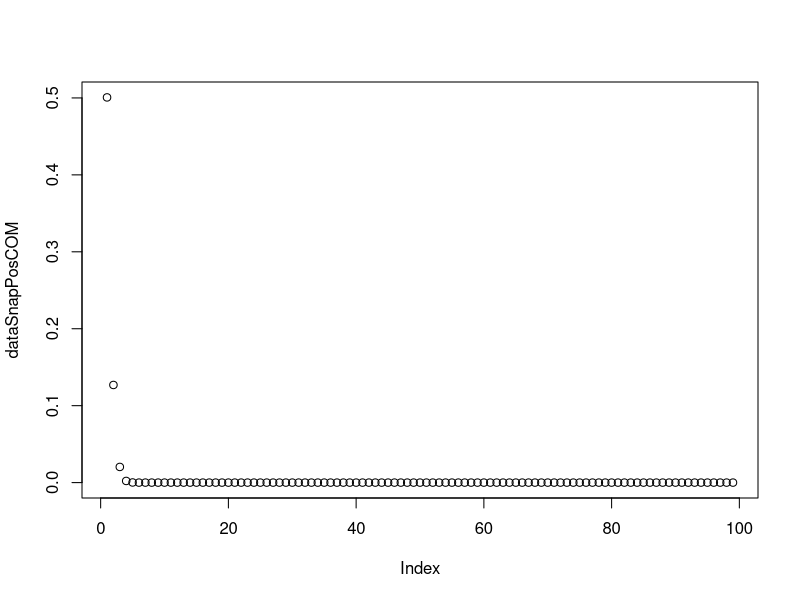
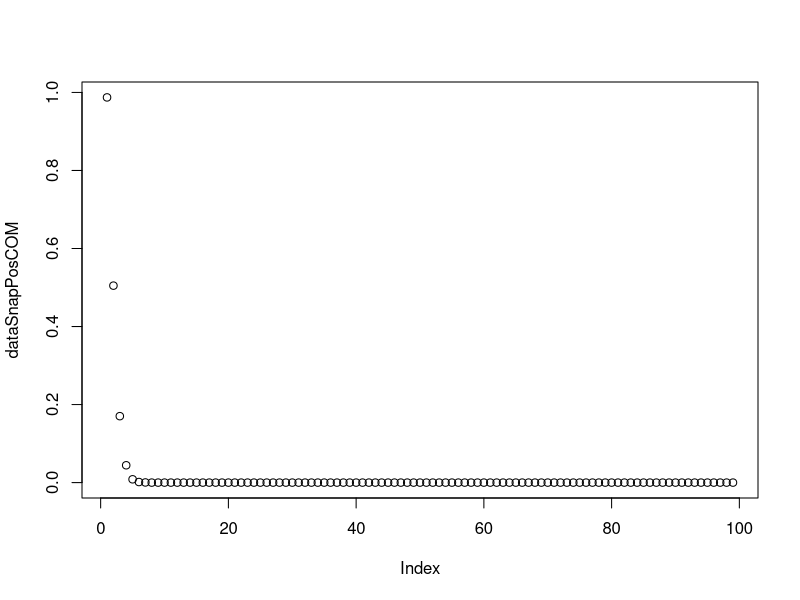
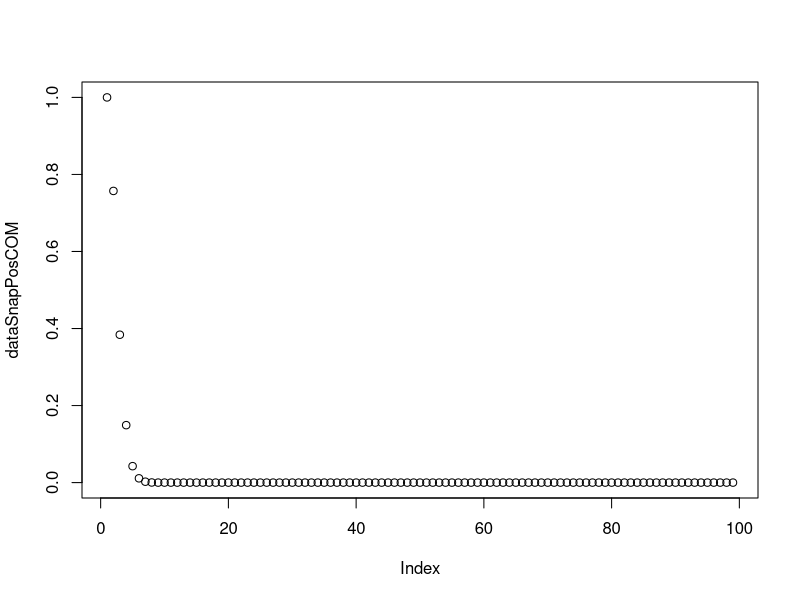
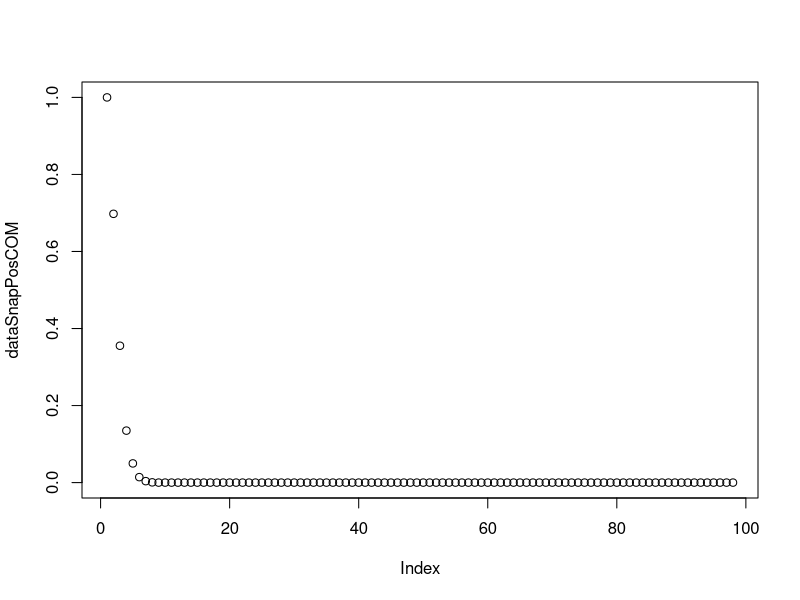
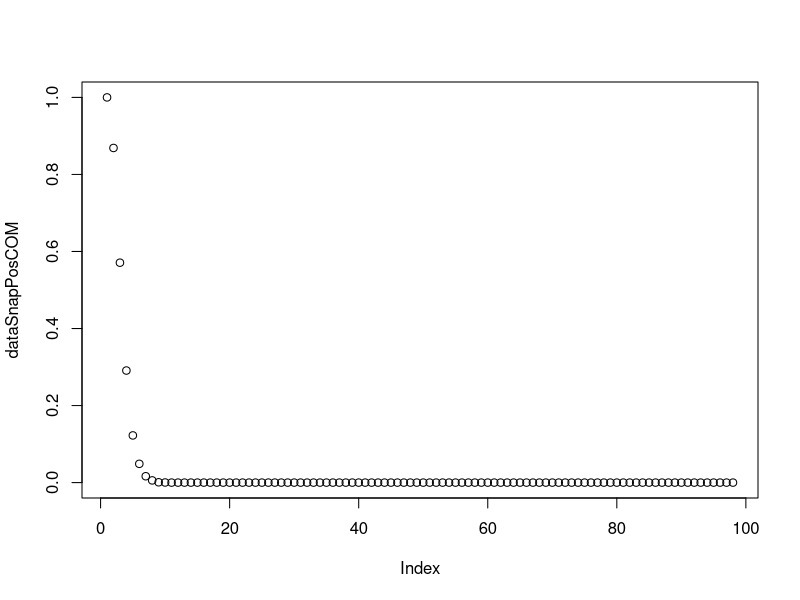
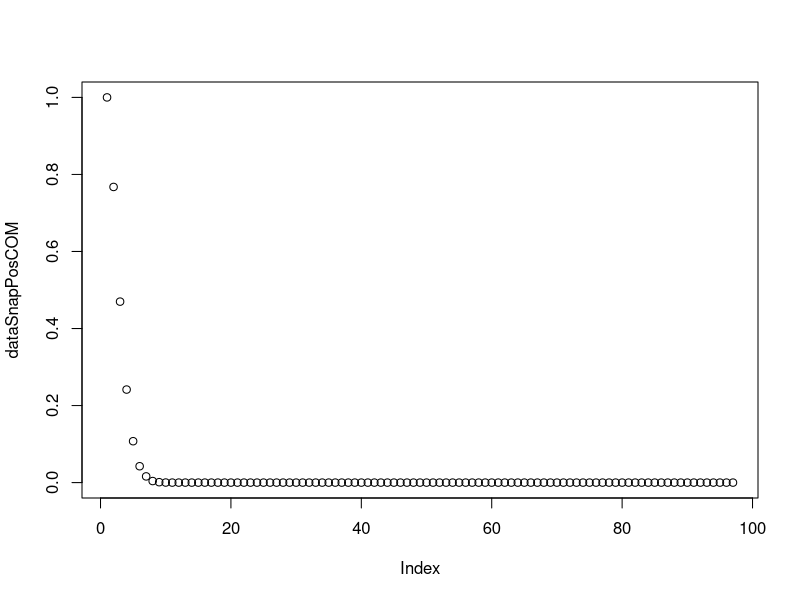
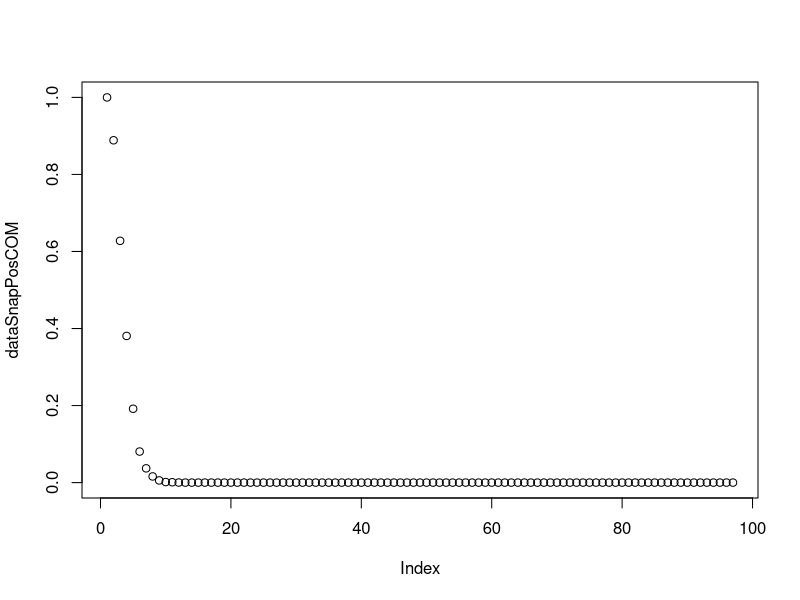
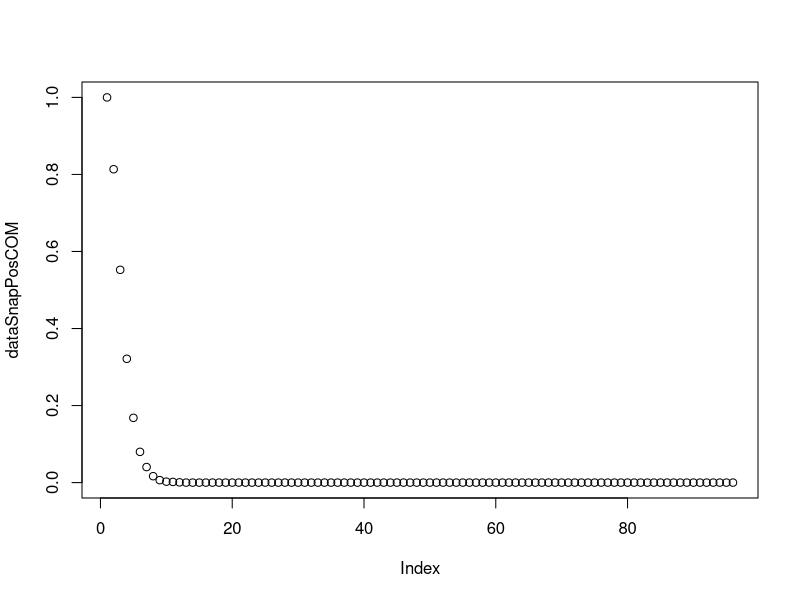

Source code (R) for these figures, in order:
rm(list=ls())
library(ggplot2)

posParams = read.csv("1514087213008365_Parameters.txt", head = F, sep = "\t")
negParams = read.csv("1517043321160289_Parameters.txt", head = F, sep = "\t")
posStats = read.csv("1514087213008365_StatisticOutput.txt", head = T, sep = "\t")
negStats = read.csv("1517043321160289_StatisticOutput.txt", head = T, sep = "\t")
posPop = read.csv("1514087213008365_Populations.txt", head = F, sep = "\t")
negPop = read.csv("1517043321160289_Populations.txt", head = F, sep = "\t")



#mutationScapePos = as.numeric(levels(posParams$V2[8:107]))
#mutationScapeNeg = as.numeric(levels(negParams$V2[8:107]))
#mutationScapePos = mutationScapePos[1:100]
#mutationScapeNeg = rev(mutationScapeNeg[1:100])

i = 2 
k = 2 

dispNeg = 0
dispPos = 0

while(i < 100){

	dataSnapPos = unlist(posPop[i,2:101])
	dataSnapPos = dataSnapPos / max(dataSnapPos) #normalising step

	comPos = posStats$Displacement[i]
	dataSnapPosCOM = dataSnapPos[-(1:comPos)]

	velCalcPosX = c(which(dataSnapPosCOM < 0.5)[1], which(dataSnapPosCOM <0.5)[1] -1)
	velCalcPosY = dataSnapPosCOM[velCalcPosX]
	interpPos = approx(velCalcPosY, velCalcPosX, xout = 0.5)	
	dispPos = c(dispPos, interpPos$y)
	

	if(tail(dataSnapPosCOM, n=1) != 0){
		break
	}

	plot(dataSnapPosCOM)

	i = i + 1
}

while(k < 500){
	dataSnapNeg = unlist(negPop[k,2:101])
	dataSnapNeg = dataSnapNeg / max(dataSnapNeg) #normalising step

	comNeg = negStats$Displacement[k]
	dataSnapNegCOM = dataSnapNeg[-(1:comNeg)]

	velCalcNegX = c(which(dataSnapNegCOM < 0.5)[1], which(dataSnapNegCOM <0.5)[1] -1)
	velCalcNegY = dataSnapNegCOM[velCalcNegX]
	interpNeg = approx(velCalcNegY, velCalcNegX, xout = 0.5)	
	dispNeg = c(dispNeg, interpNeg$y)
	

	if(tail(dataSnapNegCOM, n=1) != 0){
		break
	}

	k = k + 1
}


dispPos = dispPos[-1]
velPos = 0 
for(j in c(2:length(dispPos))){

	velPos = c(velPos, dispPos[j] - dispPos[j-1])

}

j = 0
dispNeg = dispNeg[-1]
velNeg = 0 
for(j in c(2:length(dispNeg))){

	velNeg = c(velNeg, dispNeg[j] - dispNeg[j-1])

}

framePos = data.frame(c(1:length(velPos)), velPos, rep.int("Pos", length(velPos)))
frameNeg = data.frame(c(1:length(velNeg)), velNeg, rep.int("Neg", length(velNeg)))

names(framePos) = c("Time", "Velocity", "Label")
names(frameNeg) = c("Time", "Velocity", "Label")

frame = rbind(framePos, frameNeg)

graph = ggplot(frame, aes(Time, Velocity, colour = Label)) + geom_line() + theme_bw() + geom_smooth()



